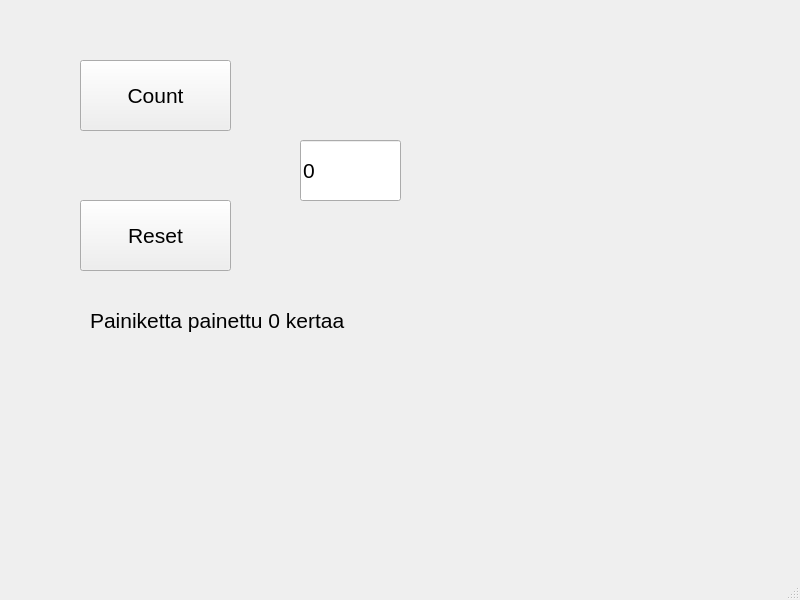
<?xml version="1.0" encoding="UTF-8"?>
<ui version="4.0">
 <class>MainWindow</class>
 <widget class="QMainWindow" name="MainWindow">
  <property name="geometry">
   <rect>
    <x>0</x>
    <y>0</y>
    <width>800</width>
    <height>600</height>
   </rect>
  </property>
  <property name="font">
   <font>
    <pointsize>16</pointsize>
   </font>
  </property>
  <property name="windowTitle">
   <string>MainWindow</string>
  </property>
  <widget class="QWidget" name="centralwidget">
   <widget class="QPushButton" name="btnCount">
    <property name="geometry">
     <rect>
      <x>80</x>
      <y>60</y>
      <width>151</width>
      <height>71</height>
     </rect>
    </property>
    <property name="text">
     <string>Count</string>
    </property>
   </widget>
   <widget class="QPushButton" name="btnReset">
    <property name="geometry">
     <rect>
      <x>80</x>
      <y>200</y>
      <width>151</width>
      <height>71</height>
     </rect>
    </property>
    <property name="text">
     <string>Reset</string>
    </property>
   </widget>
   <widget class="QLineEdit" name="txtResult">
    <property name="geometry">
     <rect>
      <x>300</x>
      <y>140</y>
      <width>101</width>
      <height>61</height>
     </rect>
    </property>
    <property name="text">
     <string>0</string>
    </property>
   </widget>
   <widget class="QLabel" name="labelInfo">
    <property name="geometry">
     <rect>
      <x>90</x>
      <y>300</y>
      <width>411</width>
      <height>41</height>
     </rect>
    </property>
    <property name="text">
     <string>Painiketta painettu 0 kertaa</string>
    </property>
   </widget>
  </widget>
  <widget class="QMenuBar" name="menubar">
   <property name="geometry">
    <rect>
     <x>0</x>
     <y>0</y>
     <width>800</width>
     <height>33</height>
    </rect>
   </property>
  </widget>
  <widget class="QStatusBar" name="statusbar"/>
 </widget>
 <resources/>
 <connections/>
</ui>
